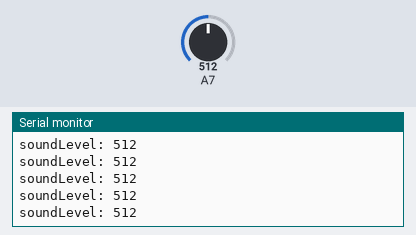
Simulated run of this sketch. Board: Arduino Uno, built with avr-gcc and run on an emulated ATmega328P. Parts: the last lines printed to the serial monitor. The inputs (shaded band) are chosen by the test bench; at power-on: A7 = 512.

Above: at 1.2 s.
1.3 s: A7 set to 716
At 1.56 s:
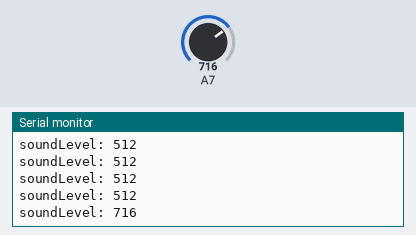
2.8 s: A7 set to 900
At 2.96 s:
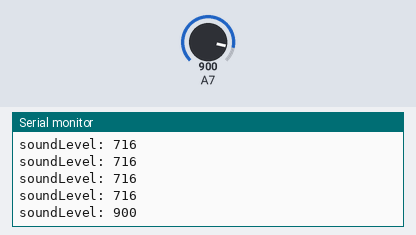
Timing chart, 0 to 5.8 s (numbered marks = the images above; inputs shaded):
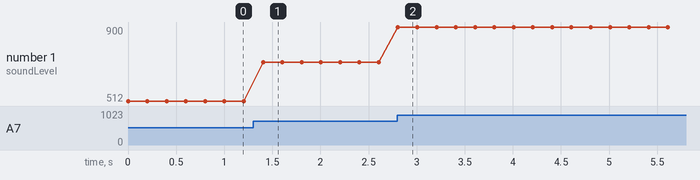

The sketch:

6-sound-volume-continuous.ino
```cpp
// Exercice 6 : capteur de son (affichage continu)

#include "MeAuriga.h"
#include "Wire.h"

MeSoundSensor sound(14);

void setup() {
  Serial.begin(9600);
}

void loop() {
  int soundLevel = sound.strength();
  Serial.print("soundLevel: ");
  Serial.println(soundLevel);
  delay(200);
}
```

Measured:
- after the input at 1.3 s, the serial monitor: prints a new line after 0.10 s (image 1)
- after the input at 2.8 s, the serial monitor: prints a new line at once (image 2)
- plotted number 1: 512 → 716 after the input at 1.3 s, 716 → 900 after the input at 2.8 s
